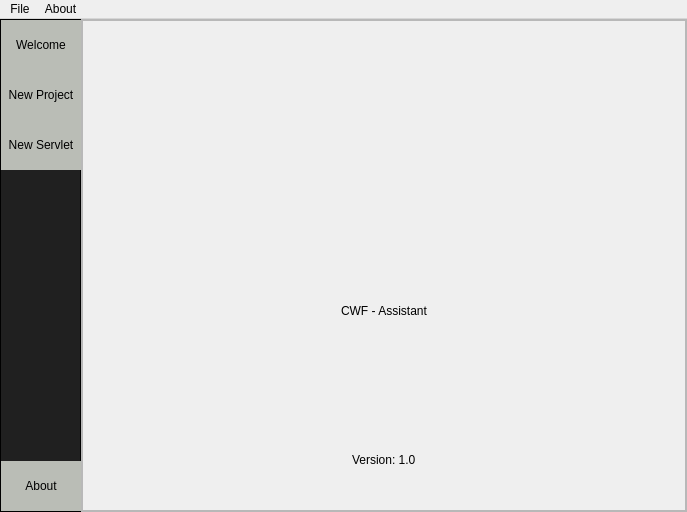
<?xml version="1.0" encoding="UTF-8"?>
<ui version="4.0">
 <class>FrmMain</class>
 <widget class="QMainWindow" name="FrmMain">
  <property name="geometry">
   <rect>
    <x>0</x>
    <y>0</y>
    <width>687</width>
    <height>512</height>
   </rect>
  </property>
  <property name="windowTitle">
   <string>CWF - Assistant</string>
  </property>
  <property name="styleSheet">
   <string notr="true">#lblAssistant
{
	font: 48pt &quot;Liberation Sans&quot;;
}

#lblVersion
{
	font: 18pt &quot;Liberation Sans&quot;;
}

QToolButton
{
	font: 8pt &quot;Liberation Sans&quot;;
	background-color: rgb(186, 189, 182);
	border-radius: 0px;
   border: 0.05em solid black;
}

#lblNameError, #lblFolderError
{
	color: rgb(239, 41, 41);
}

#toolFrame
{
	background-color: qlineargradient(spread:pad, x1:1, y1:0, x2:1, y2:0, stop:0 rgba(0, 0, 0, 221), stop:1 rgba(255, 255, 255, 255));
   border: 0.05em solid black;
}

#logoFrame, #frame
{
	background-color: &quot;white&quot;;
}</string>
  </property>
  <widget class="QWidget" name="centralWidget">
   <layout class="QHBoxLayout" name="horizontalLayout_7">
    <property name="spacing">
     <number>0</number>
    </property>
    <property name="leftMargin">
     <number>0</number>
    </property>
    <property name="topMargin">
     <number>0</number>
    </property>
    <property name="rightMargin">
     <number>0</number>
    </property>
    <property name="bottomMargin">
     <number>0</number>
    </property>
    <item>
     <widget class="QFrame" name="toolFrame">
      <property name="minimumSize">
       <size>
        <width>81</width>
        <height>0</height>
       </size>
      </property>
      <property name="maximumSize">
       <size>
        <width>81</width>
        <height>16777215</height>
       </size>
      </property>
      <property name="frameShape">
       <enum>QFrame::StyledPanel</enum>
      </property>
      <property name="frameShadow">
       <enum>QFrame::Raised</enum>
      </property>
      <property name="lineWidth">
       <number>0</number>
      </property>
      <layout class="QVBoxLayout" name="verticalLayout">
       <property name="spacing">
        <number>0</number>
       </property>
       <property name="leftMargin">
        <number>0</number>
       </property>
       <property name="topMargin">
        <number>0</number>
       </property>
       <property name="rightMargin">
        <number>0</number>
       </property>
       <property name="bottomMargin">
        <number>0</number>
       </property>
       <item>
        <widget class="QToolButton" name="tlBtnWelcome">
         <property name="minimumSize">
          <size>
           <width>80</width>
           <height>50</height>
          </size>
         </property>
         <property name="text">
          <string>Welcome</string>
         </property>
        </widget>
       </item>
       <item>
        <widget class="QToolButton" name="tlBtnNewProject">
         <property name="minimumSize">
          <size>
           <width>80</width>
           <height>50</height>
          </size>
         </property>
         <property name="text">
          <string>New Project</string>
         </property>
        </widget>
       </item>
       <item>
        <widget class="QToolButton" name="tlBtnNewServlet">
         <property name="minimumSize">
          <size>
           <width>80</width>
           <height>50</height>
          </size>
         </property>
         <property name="text">
          <string>New Servlet</string>
         </property>
        </widget>
       </item>
       <item>
        <spacer name="verticalSpacer">
         <property name="orientation">
          <enum>Qt::Vertical</enum>
         </property>
         <property name="sizeHint" stdset="0">
          <size>
           <width>20</width>
           <height>288</height>
          </size>
         </property>
        </spacer>
       </item>
       <item>
        <widget class="QToolButton" name="tlBtnAbout">
         <property name="minimumSize">
          <size>
           <width>80</width>
           <height>50</height>
          </size>
         </property>
         <property name="text">
          <string>About</string>
         </property>
        </widget>
       </item>
      </layout>
     </widget>
    </item>
    <item>
     <widget class="QFrame" name="frame">
      <property name="frameShape">
       <enum>QFrame::StyledPanel</enum>
      </property>
      <property name="frameShadow">
       <enum>QFrame::Raised</enum>
      </property>
      <layout class="QVBoxLayout" name="verticalLayout_3">
       <property name="spacing">
        <number>0</number>
       </property>
       <property name="leftMargin">
        <number>0</number>
       </property>
       <property name="topMargin">
        <number>0</number>
       </property>
       <property name="rightMargin">
        <number>0</number>
       </property>
       <property name="bottomMargin">
        <number>0</number>
       </property>
       <item>
        <widget class="QFrame" name="logoFrame">
         <property name="frameShape">
          <enum>QFrame::StyledPanel</enum>
         </property>
         <property name="frameShadow">
          <enum>QFrame::Raised</enum>
         </property>
         <layout class="QVBoxLayout" name="verticalLayout_2">
          <property name="spacing">
           <number>0</number>
          </property>
          <property name="leftMargin">
           <number>0</number>
          </property>
          <property name="topMargin">
           <number>0</number>
          </property>
          <property name="rightMargin">
           <number>0</number>
          </property>
          <property name="bottomMargin">
           <number>0</number>
          </property>
          <item>
           <spacer name="verticalSpacer_5">
            <property name="orientation">
             <enum>Qt::Vertical</enum>
            </property>
            <property name="sizeType">
             <enum>QSizePolicy::Fixed</enum>
            </property>
            <property name="sizeHint" stdset="0">
             <size>
              <width>20</width>
              <height>40</height>
             </size>
            </property>
           </spacer>
          </item>
          <item>
           <layout class="QHBoxLayout" name="horizontalLayout_6">
            <item>
             <spacer name="horizontalSpacer_10">
              <property name="orientation">
               <enum>Qt::Horizontal</enum>
              </property>
              <property name="sizeHint" stdset="0">
               <size>
                <width>40</width>
                <height>20</height>
               </size>
              </property>
             </spacer>
            </item>
            <item>
             <widget class="QLabel" name="lblLogo">
              <property name="minimumSize">
               <size>
                <width>200</width>
                <height>200</height>
               </size>
              </property>
              <property name="maximumSize">
               <size>
                <width>200</width>
                <height>200</height>
               </size>
              </property>
              <property name="text">
               <string/>
              </property>
             </widget>
            </item>
            <item>
             <spacer name="horizontalSpacer_11">
              <property name="orientation">
               <enum>Qt::Horizontal</enum>
              </property>
              <property name="sizeHint" stdset="0">
               <size>
                <width>40</width>
                <height>20</height>
               </size>
              </property>
             </spacer>
            </item>
           </layout>
          </item>
          <item>
           <spacer name="verticalSpacer_6">
            <property name="orientation">
             <enum>Qt::Vertical</enum>
            </property>
            <property name="sizeType">
             <enum>QSizePolicy::Fixed</enum>
            </property>
            <property name="sizeHint" stdset="0">
             <size>
              <width>20</width>
              <height>40</height>
             </size>
            </property>
           </spacer>
          </item>
          <item>
           <layout class="QHBoxLayout" name="horizontalLayout_3">
            <item>
             <spacer name="horizontalSpacer_5">
              <property name="orientation">
               <enum>Qt::Horizontal</enum>
              </property>
              <property name="sizeHint" stdset="0">
               <size>
                <width>40</width>
                <height>20</height>
               </size>
              </property>
             </spacer>
            </item>
            <item>
             <widget class="QLabel" name="lblAssistant">
              <property name="styleSheet">
               <string notr="true"/>
              </property>
              <property name="text">
               <string>CWF - Assistant</string>
              </property>
             </widget>
            </item>
            <item>
             <spacer name="horizontalSpacer_6">
              <property name="orientation">
               <enum>Qt::Horizontal</enum>
              </property>
              <property name="sizeHint" stdset="0">
               <size>
                <width>40</width>
                <height>20</height>
               </size>
              </property>
             </spacer>
            </item>
           </layout>
          </item>
          <item>
           <spacer name="verticalSpacer_7">
            <property name="orientation">
             <enum>Qt::Vertical</enum>
            </property>
            <property name="sizeHint" stdset="0">
             <size>
              <width>20</width>
              <height>70</height>
             </size>
            </property>
           </spacer>
          </item>
          <item>
           <layout class="QHBoxLayout" name="horizontalLayout_4">
            <item>
             <spacer name="horizontalSpacer_7">
              <property name="orientation">
               <enum>Qt::Horizontal</enum>
              </property>
              <property name="sizeHint" stdset="0">
               <size>
                <width>40</width>
                <height>20</height>
               </size>
              </property>
             </spacer>
            </item>
            <item>
             <widget class="QLabel" name="lblVersion">
              <property name="styleSheet">
               <string notr="true"/>
              </property>
              <property name="text">
               <string>Version: 1.0</string>
              </property>
             </widget>
            </item>
            <item>
             <spacer name="horizontalSpacer_12">
              <property name="orientation">
               <enum>Qt::Horizontal</enum>
              </property>
              <property name="sizeHint" stdset="0">
               <size>
                <width>40</width>
                <height>20</height>
               </size>
              </property>
             </spacer>
            </item>
           </layout>
          </item>
          <item>
           <spacer name="verticalSpacer_2">
            <property name="orientation">
             <enum>Qt::Vertical</enum>
            </property>
            <property name="sizeType">
             <enum>QSizePolicy::Fixed</enum>
            </property>
            <property name="sizeHint" stdset="0">
             <size>
              <width>20</width>
              <height>40</height>
             </size>
            </property>
           </spacer>
          </item>
         </layout>
        </widget>
       </item>
      </layout>
     </widget>
    </item>
   </layout>
  </widget>
  <widget class="QMenuBar" name="menuBar">
   <property name="geometry">
    <rect>
     <x>0</x>
     <y>0</y>
     <width>687</width>
     <height>22</height>
    </rect>
   </property>
   <widget class="QMenu" name="menuFile">
    <property name="title">
     <string>File</string>
    </property>
    <addaction name="actionNew_Project"/>
   </widget>
   <widget class="QMenu" name="menuAbout">
    <property name="title">
     <string>About</string>
    </property>
    <addaction name="actionAbout_Us"/>
   </widget>
   <addaction name="menuFile"/>
   <addaction name="menuAbout"/>
  </widget>
  <action name="actionNew_Project">
   <property name="text">
    <string>New Project</string>
   </property>
  </action>
  <action name="actionAbout_Us">
   <property name="text">
    <string>About Us</string>
   </property>
  </action>
 </widget>
 <layoutdefault spacing="6" margin="11"/>
 <resources/>
 <connections/>
</ui>
